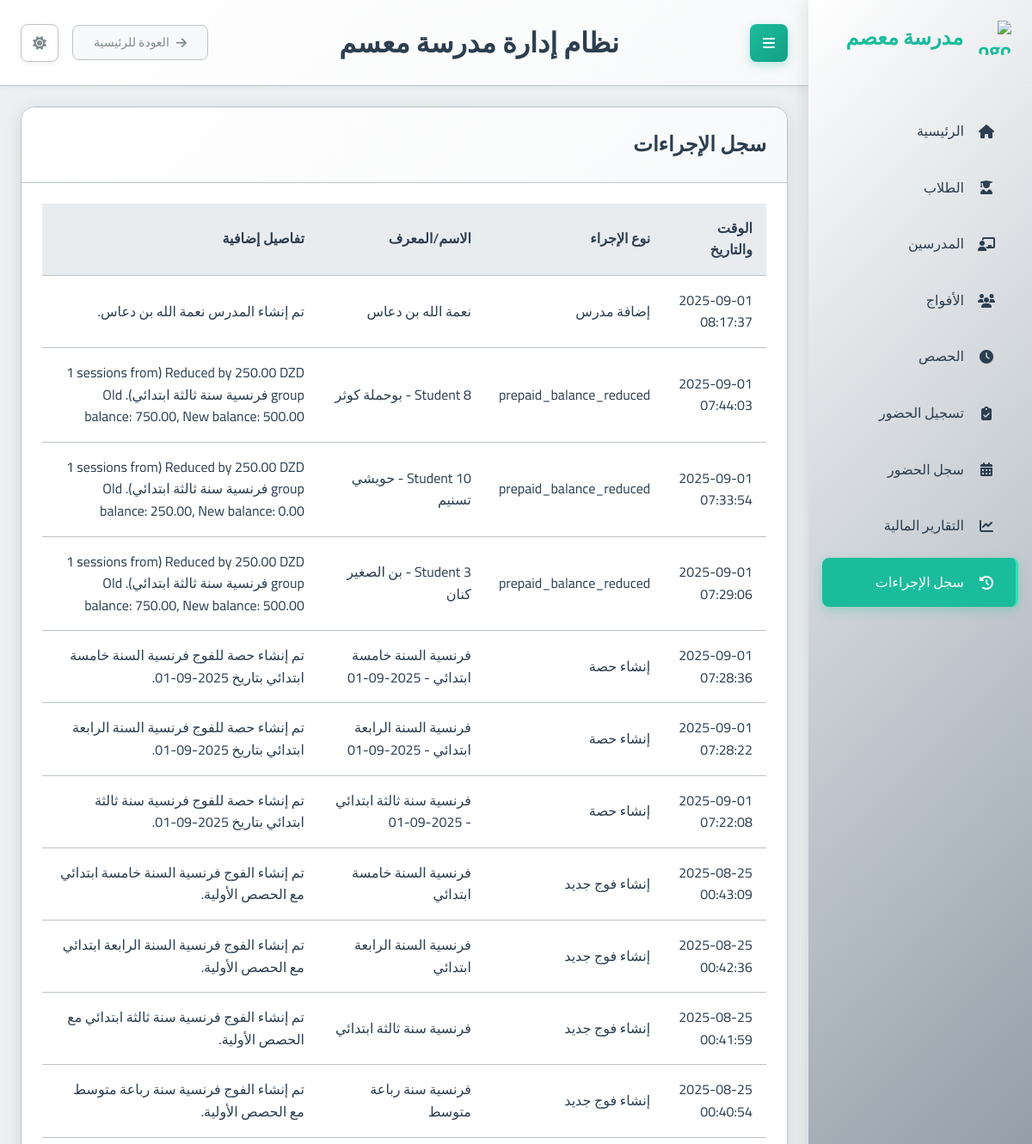
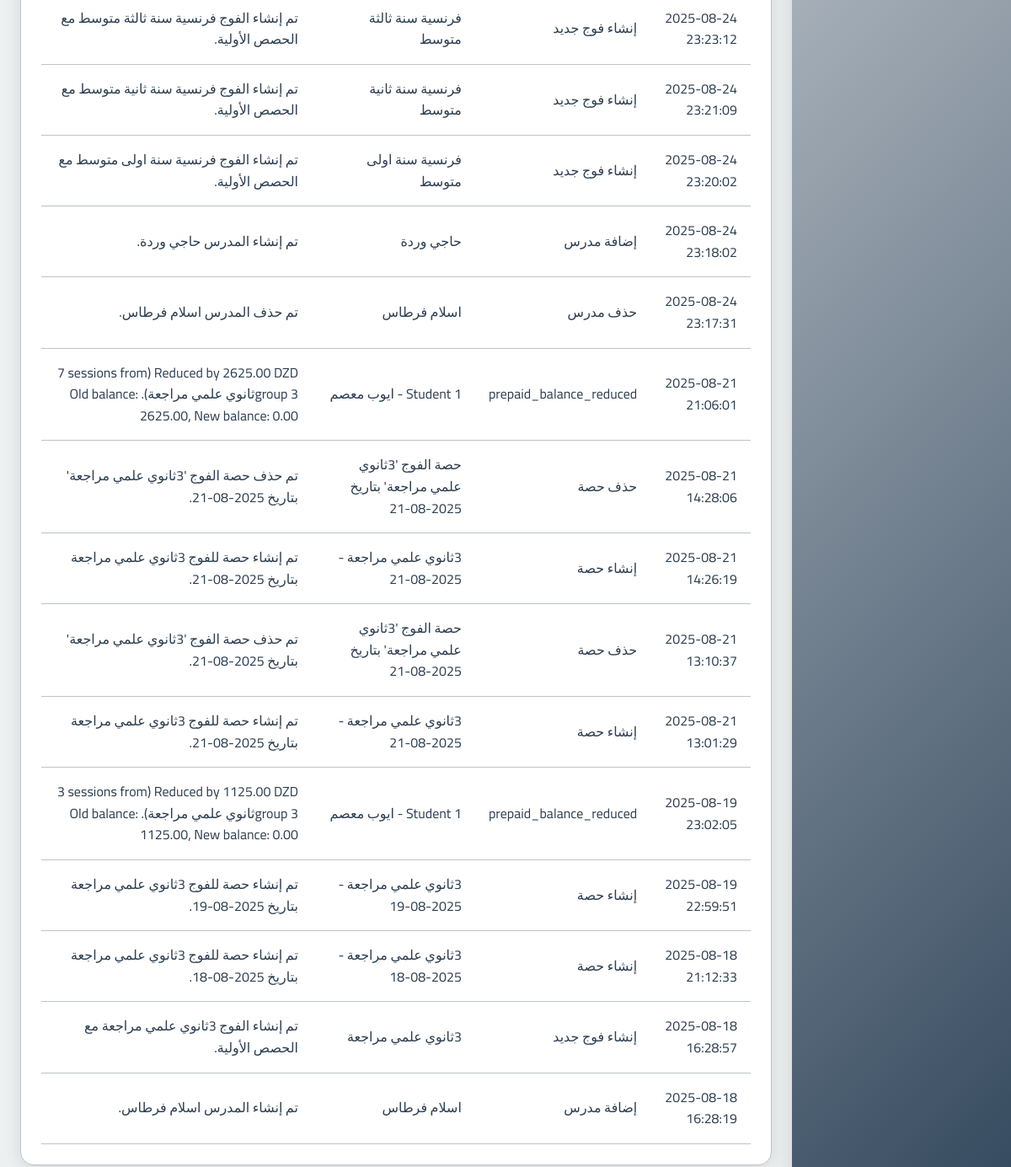
Screenshot of /financial-reports/logs/ with the database file from the repository (2 pictures, top to bottom).
### school_app/models.py (models this page shows, shortened)
class ActionLog(models.Model):
    ACTION_TYPE_CHOICES = [
        ('student_added', 'إنشاء حساب طالب'),
        ('student_updated', 'تحديث بيانات طالب'),
        ('student_enrolled', 'تسجيل طالب في فوج'),
        ('student_deleted', 'حذف طالب'),
        ('teacher_added', 'إضافة مدرس'),
        ('teacher_updated', 'تحديث بيانات مدرس'),
        ('teacher_deleted', 'حذف مدرس'),
        ('group_added', 'إنشاء فوج جديد'),
        ('group_updated', 'تحديث بيانات فوج'),
        ('group_deleted', 'حذف فوج'),
        ('session_added', 'إنشاء حصة'),
        ('session_updated', 'تحديث بيانات حصة'),
        ('session_deleted', 'حذف حصة'),
        ('attendance_recorded', 'تسجيل حضور وغياب'),
        ('payment_recorded', 'تسجيل دفعة مالية'),
        ('registration_fee_paid', 'دفع رسوم التسجيل'),
        ('group_session_payment_processed', 'تسجيل دفعات حصص فوج'),
        ('teacher_payment_processed', 'دفع مستحقات مدرس'),
        ('user_login', 'تسجيل دخول مستخدم'),
        ('user_logout', 'تسجيل خروج مستخدم'),
        ('report_generated', 'إنشاء تقرير'),
        ('unknown_action', 'إجراء غير معروف'),
    ]
    action_time = models.DateTimeField(auto_now_add=True, help_text="وقت حدوث الإجراء.", verbose_name="وقت الإجراء")
    action_type = models.CharField(
        max_length=100,
        choices=ACTION_TYPE_CHOICES,
        default='unknown_action', # Optional: a default
        help_text="نوع الإجراء الذي تم تنفيذه.",
        verbose_name="نوع الإجراء"
    )
    object_name = models.CharField(max_length=255, blank=True, help_text="اسم أو معرف الكائن المتأثر (طالب، فوج، إلخ).", verbose_name="اسم الكائن")
    details = models.TextField(blank=True, help_text="تفاصيل إضافية حول الحدث.", verbose_name="التفاصيل")
    class Meta:
        ordering = ['-action_time']
        verbose_name = "سجل إجراء"
        verbose_name_plural = "سجلات الإجراءات"

### school_app/views.py (the view)
# urls.py: path('financial-reports/logs/', views.action_log_list, name='action_log_list'),
def action_log_list(request):
    log_list = ActionLog.objects.all().order_by('-action_time') # Already ordered in Meta, but good to be explicit
    paginator = Paginator(log_list, 50)
    page_number = request.GET.get('page')
    try:
        logs = paginator.page(page_number)
    except PageNotAnInteger:
        logs = paginator.page(1)
    except EmptyPage:
        logs = paginator.page(paginator.num_pages)
    context = {
        'logs': logs,
        'page_title': 'سجل الإجراءات'
    }
    return render(request, 'school_app/action_log_list.html', context)

### school_app/templates/school_app/action_log_list.html (shortened to what this page needs)
{% extends "base.html" %}
{% block content %}
<div class="card">
    <div class="card-header">
        <h2>{{ page_title }}</h2>
    </div>
    <div class="card-body">
        <div class="table-responsive">
            <table class="table table-striped table-hover">
                <thead class="thead-light">
                    <tr>
                        <th>الوقت والتاريخ</th>
                        <th>نوع الإجراء</th>
                        <th>الاسم/المعرف</th>
                        <th>تفاصيل إضافية</th>
                    </tr>
                </thead>
                <tbody>
                    {% for log in logs %}
                    <tr>
                        <td>{{ log.action_time|date:"Y-m-d H:i:s" }}</td>
                        <td>{{ log.get_action_type_display|default:log.action_type }}</td>
                        <td>{{ log.object_name|default:"غير متوفر" }}</td>
                        <td>{{ log.details|linebreaksbr|default:"لا توجد تفاصيل" }}</td>
                    </tr>
                    {% empty %}
                    <tr>
                        <td colspan="4" class="text-center">لا توجد سجلات لعرضها.</td>
                    </tr>
                    {% endfor %}
                </tbody>
            </table>
        </div>
    </div>
</div>
{% endblock %}

### static/css/main.css (style rules this page uses)
:root { --primary-color: #2c3e50; --primary-light: #34495e; --primary-darker: #1a252f; --accent-color: #1abc9c; --accent-light: #2fe2b3; --accent-dark: #16a085; --text-color: #2c3e50; --text-secondary: #7f8c8d; --text-on-primary: #ffffff; --text-on-accent: #ffffff; --text-nav: #2c3e50; --background-color: #ecf0f1; --card-background: #ffffff; --input-background: #ffffff; --border-color: #bdc3c7; --input-border-color: #bdc3c7; --success-color: #2ecc71; --warning-color: #f39c12; --error-color: #e74c3c; --info-color: #1E90FF; --table-header-background: #e9ecef; --table-row-hover-background: #f8f9fa; --box-shadow-color: rgba(0, 0, 0, 0.1); --box-shadow-color-hover: rgba(0, 0, 0, 0.15); --box-shadow-soft-color: rgba(0, 0, 0, 0.05); --subtle-background: #f8f9fa; --spacing-xs: 8px; --spacing-sm: 16px; --spacing-md: 24px; --spacing-lg: 32px; --spacing-xl: 48px; --font-family: 'Cairo', sans-serif; --font-size-xs: 12px; --font-size-sm: 14px; --font-size-md: 16px; --font-size-lg: 20px; --font-size-xl: 24px; --font-size-xxl: 32px; --border-radius-sm: 4px; --border-radius-md: 8px; --border-radius-lg: 16px; --transition-fast: 0.2s ease; --transition-normal: 0.3s ease; --transition-slow: 0.5s ease; --sidebar-width: 260px; }
* { margin: 0; padding: 0; box-sizing: border-box; direction: rtl; }
html { direction: rtl; font-size: 16px; }
body { font-family: var(--font-family); background-color: var(--background-color); color: var(--text-color); line-height: 1.6; transition: background-color var(--transition-normal), color var(--transition-normal); overflow-x: hidden; }
.card { background-color: var(--card-background); border-radius: var(--border-radius-lg); box-shadow: 0 4px 20px var(--box-shadow-color); margin-bottom: var(--spacing-md); overflow: hidden; transition: all var(--transition-normal); border: 1px solid var(--border-color); }
.card-header { padding: var(--spacing-md); border-bottom: 1px solid var(--border-color); background: linear-gradient(135deg, var(--card-background) 0%, var(--subtle-background) 100%); }
.card-body { padding: var(--spacing-md); color: var(--text-color); }
table { width: 100%; border-collapse: collapse; }
th, td { padding: var(--spacing-sm); text-align: right; border-bottom: 1px solid var(--border-color); }
th { background-color: var(--table-header-background); font-weight: 600; color: var(--text-color); }

### rows the page displays
ActionLog: action_time "2025-09-01 08:17:37", action_type "إضافة مدرس", object_name "نعمة الله بن دعاس", details "تم إنشاء المدرس نعمة الله بن دعاس."
ActionLog: action_time "2025-09-01 07:44:03", action_type "prepaid_balance_reduced", object_name "Student 8 - بوحملة كوثر", details "Reduced by 250.00 DZD (1 sessions from group فرنسية سنة ثالثة ابتدائي). Old balance: 750.00, New balance: 500.00"
ActionLog: action_time "2025-09-01 07:33:54", action_type "prepaid_balance_reduced", object_name "Student 10 - حويشي تسنيم", details "Reduced by 250.00 DZD (1 sessions from group فرنسية سنة ثالثة ابتدائي). Old balance: 250.00, New balance: 0.00"
ActionLog: action_time "2025-09-01 07:29:06", action_type "prepaid_balance_reduced", object_name "Student 3 - بن الصغير كنان", details "Reduced by 250.00 DZD (1 sessions from group فرنسية سنة ثالثة ابتدائي). Old balance: 750.00, New balance: 500.00"
ActionLog: action_time "2025-09-01 07:28:36", action_type "إنشاء حصة", object_name "فرنسية السنة خامسة ابتدائي - 2025-09-01", details "تم إنشاء حصة للفوج فرنسية السنة خامسة ابتدائي بتاريخ 2025-09-01."
ActionLog: action_time "2025-09-01 07:28:22", action_type "إنشاء حصة", object_name "فرنسية السنة الرابعة ابتدائي - 2025-09-01", details "تم إنشاء حصة للفوج فرنسية السنة الرابعة ابتدائي بتاريخ 2025-09-01."
ActionLog: action_time "2025-09-01 07:22:08", action_type "إنشاء حصة", object_name "فرنسية سنة ثالثة ابتدائي - 2025-09-01", details "تم إنشاء حصة للفوج فرنسية سنة ثالثة ابتدائي بتاريخ 2025-09-01."
ActionLog: action_time "2025-08-25 00:43:09", action_type "إنشاء فوج جديد", object_name "فرنسية السنة خامسة ابتدائي", details "تم إنشاء الفوج فرنسية السنة خامسة ابتدائي مع الحصص الأولية."
ActionLog: action_time "2025-08-25 00:42:36", action_type "إنشاء فوج جديد", object_name "فرنسية السنة الرابعة ابتدائي", details "تم إنشاء الفوج فرنسية السنة الرابعة ابتدائي مع الحصص الأولية."
ActionLog: action_time "2025-08-25 00:41:59", action_type "إنشاء فوج جديد", object_name "فرنسية سنة ثالثة ابتدائي", details "تم إنشاء الفوج فرنسية سنة ثالثة ابتدائي مع الحصص الأولية."
ActionLog: action_time "2025-08-25 00:40:54", action_type "إنشاء فوج جديد", object_name "فرنسية سنة رباعة متوسط", details "تم إنشاء الفوج فرنسية سنة رباعة متوسط مع الحصص الأولية."
ActionLog: action_time "2025-08-24 23:23:12", action_type "إنشاء فوج جديد", object_name "فرنسية سنة ثالثة متوسط", details "تم إنشاء الفوج فرنسية سنة ثالثة متوسط مع الحصص الأولية."
ActionLog: action_time "2025-08-24 23:21:09", action_type "إنشاء فوج جديد", object_name "فرنسية سنة ثانية متوسط", details "تم إنشاء الفوج فرنسية سنة ثانية متوسط مع الحصص الأولية."
ActionLog: action_time "2025-08-24 23:20:02", action_type "إنشاء فوج جديد", object_name "فرنسية سنة اولى متوسط", details "تم إنشاء الفوج فرنسية سنة اولى متوسط مع الحصص الأولية."
ActionLog: action_time "2025-08-24 23:18:02", action_type "إضافة مدرس", object_name "حاجي وردة", details "تم إنشاء المدرس حاجي وردة."
ActionLog: action_time "2025-08-24 23:17:31", action_type "حذف مدرس", object_name "اسلام فرطاس", details "تم حذف المدرس اسلام فرطاس."
ActionLog: action_time "2025-08-21 21:06:01", action_type "prepaid_balance_reduced", object_name "Student 1 - ايوب معصم", details "Reduced by 2625.00 DZD (7 sessions from group 3ثانوي علمي مراجعة). Old balance: 2625.00, New balance: 0.00"
ActionLog: action_time "2025-08-21 14:28:06", action_type "حذف حصة", object_name "حصة الفوج '3ثانوي علمي مراجعة' بتاريخ 2025-08-21", details "تم حذف حصة الفوج '3ثانوي علمي مراجعة' بتاريخ 2025-08-21."
ActionLog: action_time "2025-08-21 14:26:19", action_type "إنشاء حصة", object_name "3ثانوي علمي مراجعة - 2025-08-21", details "تم إنشاء حصة للفوج 3ثانوي علمي مراجعة بتاريخ 2025-08-21."
ActionLog: action_time "2025-08-21 13:10:37", action_type "حذف حصة", object_name "حصة الفوج '3ثانوي علمي مراجعة' بتاريخ 2025-08-21", details "تم حذف حصة الفوج '3ثانوي علمي مراجعة' بتاريخ 2025-08-21."
ActionLog: action_time "2025-08-21 13:01:29", action_type "إنشاء حصة", object_name "3ثانوي علمي مراجعة - 2025-08-21", details "تم إنشاء حصة للفوج 3ثانوي علمي مراجعة بتاريخ 2025-08-21."
ActionLog: action_time "2025-08-19 23:02:05", action_type "prepaid_balance_reduced", object_name "Student 1 - ايوب معصم", details "Reduced by 1125.00 DZD (3 sessions from group 3ثانوي علمي مراجعة). Old balance: 1125.00, New balance: 0.00"
ActionLog: action_time "2025-08-19 22:59:51", action_type "إنشاء حصة", object_name "3ثانوي علمي مراجعة - 2025-08-19", details "تم إنشاء حصة للفوج 3ثانوي علمي مراجعة بتاريخ 2025-08-19."
ActionLog: action_time "2025-08-18 21:12:33", action_type "إنشاء حصة", object_name "3ثانوي علمي مراجعة - 2025-08-18", details "تم إنشاء حصة للفوج 3ثانوي علمي مراجعة بتاريخ 2025-08-18."
ActionLog: action_time "2025-08-18 16:28:57", action_type "إنشاء فوج جديد", object_name "3ثانوي علمي مراجعة", details "تم إنشاء الفوج 3ثانوي علمي مراجعة مع الحصص الأولية."
ActionLog: action_time "2025-08-18 16:28:19", action_type "إضافة مدرس", object_name "اسلام فرطاس", details "تم إنشاء المدرس اسلام فرطاس."

### other values shown
{{ page_title }} "سجل الإجراءات"
